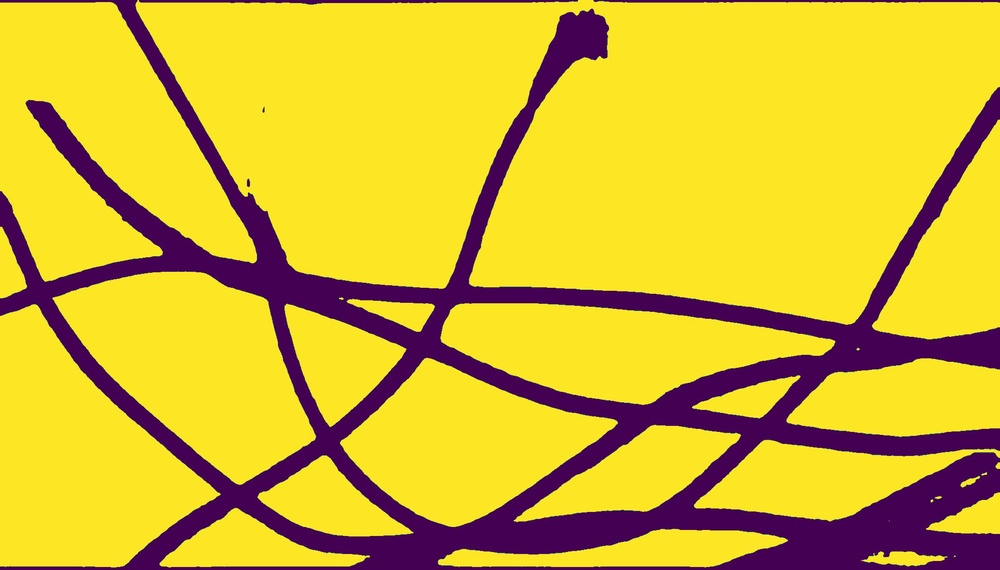
#> input picture Mass_detect/Edge_detect/images/mask1.jpg, 1000 x 570 px, shrunk from 2325 x 1325 before the run
$ python index.py
#> lines starting #> are read from the running program, lines starting #| are printed output that depends on the picture
import cv2
import numpy as np

def canny_edge_detection(image_path, output_path, low_threshold, high_threshold):
    # 读取图像
#> called with image_path = './images/mask1.jpg', output_path = './output/mask1.jpg', low_threshold = 100, high_threshold = 200
    img = cv2.imread(image_path)
#> img is the input picture: shape (570, 1000, 3); mean B, G, R 46.2, 182.5, 213.5
    if img is None:
        print("Error: Image cannot be read.")
        return

    # 转换为灰度图像
    gray = cv2.cvtColor(img, cv2.COLOR_BGR2GRAY)
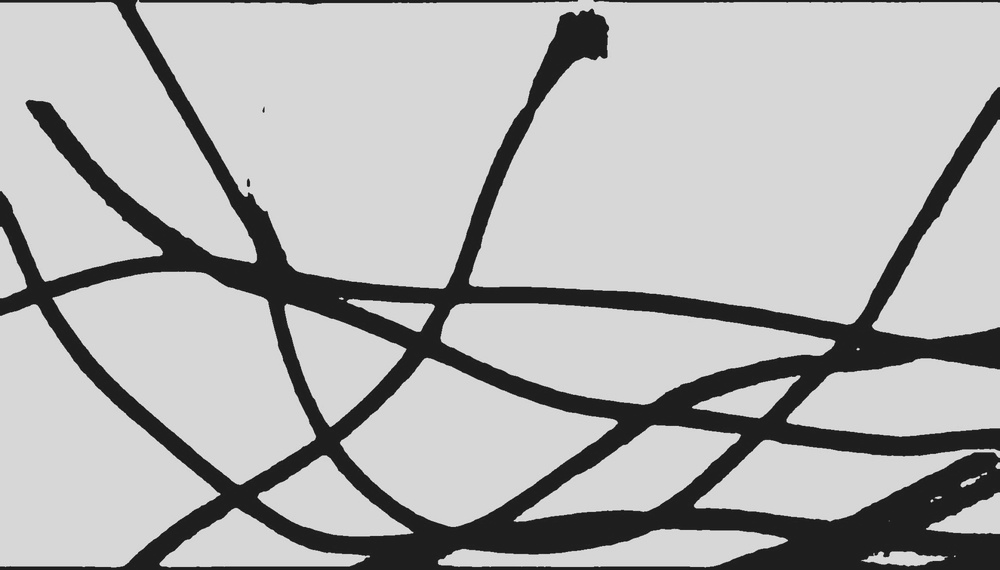
#> gray: shape (570, 1000); min 10, max 235, mean 176.4

    # 应用高斯模糊以去除图像噪声
    blurred = cv2.GaussianBlur(gray, (5, 5), 0)

    # 使用Canny算法进行边缘检测
    edges = cv2.Canny(blurred, low_threshold, high_threshold)
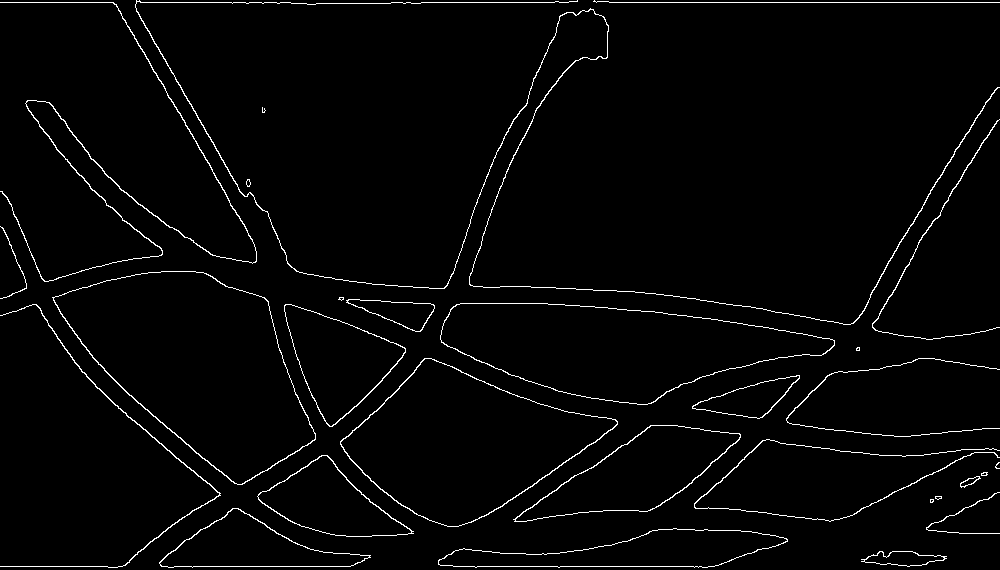
#> edges: shape (570, 1000); 2.3% white in thin lines or dots

    # 显示原图与边缘检测结果（可选）
    # cv2.imshow('Original Image', img)
    # cv2.imshow('Canny Edges', edges)
    # cv2.waitKey(0)  # 等待按键，但这里只是为了显示，不是必须的

    # 保存边缘检测结果到文件
    cv2.imwrite(output_path, edges)
    print(f"Edge detection result saved to {output_path}")

    # 关闭所有窗口
    # cv2.destroyAllWindows()

# 调用函数
canny_edge_detection('./images/mask1.jpg', './output/mask1.jpg', 100, 200)
